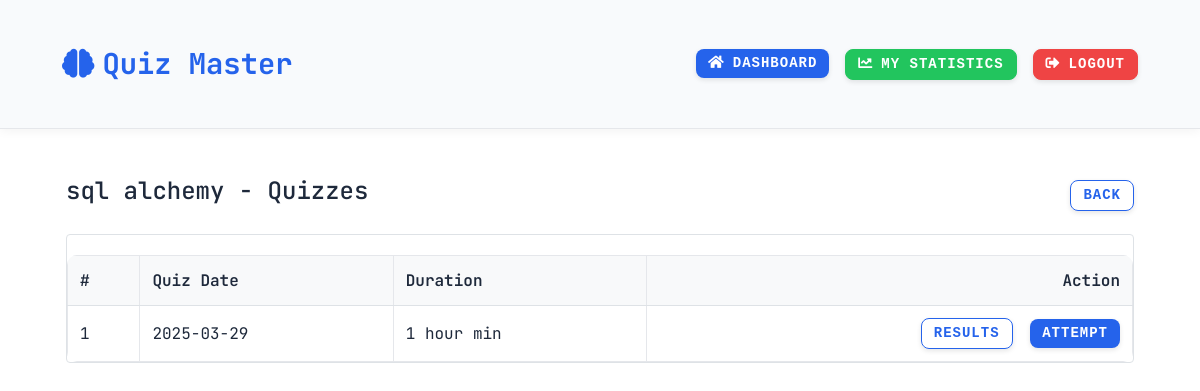
The page /view_quizzes/1 (signed in) on the database its author committed.
### models.py (models this page shows)
class Chapter(db.Model):
    id = db.Column(db.Integer, primary_key=True)
    subject_id = db.Column(db.Integer, db.ForeignKey('subject.id'))
    name = db.Column(db.String(200), nullable=False)

class Quiz(db.Model):
    id = db.Column(db.Integer, primary_key=True)
    chapter_id = db.Column(db.Integer, db.ForeignKey('chapter.id'))
    date_of_quiz = db.Column(db.String(20))
    time_duration = db.Column(db.String(10))
    chapter = db.relationship('Chapter', backref='quizzes')

### app.py (the view)
@app.route('/view_quizzes/<int:chapter_id>')
def view_quizzes(chapter_id):
    if 'user_id' not in session:
        return redirect('/login')
    chapter = Chapter.query.get(chapter_id)
    quizzes = Quiz.query.filter_by(chapter_id=chapter_id).all()
    return render_template('view_quizzes.html', chapter=chapter, quizzes=quizzes)

### templates/view_quizzes.html (shortened to what this page needs)
{% extends 'base.html' %}
{% block content %}
<div class="container-fluid px-3">
    <div class="header-section">
        <h4>{{ chapter.name }} - Quizzes</h4>
        <a href="/view_chapters/{{ chapter.subject_id }}" class="btn btn-outline-primary">Back</a>
    </div>
    <div class="quiz-table">
        <table class="table table-borderless">
            <thead>
                <tr>
                    <th>#</th>
                    <th>Quiz Date</th>
                    <th>Duration</th>
                    <th class="text-end">Action</th>
                </tr>
            </thead>
            <tbody>
                {% for quiz in quizzes %}
                <tr>
                    <td>{{ loop.index }}</td>
                    <td>{{ quiz.date_of_quiz }}</td>
                    <td>{{ quiz.time_duration }} min</td>
                    <td class="text-end">
                        <a href="/view_results/{{ quiz.id }}" class="btn btn-outline-primary">Results</a>
                        <a href="/attempt_quiz/{{ quiz.id }}" class="btn btn-primary">Attempt</a>
                    </td>
                </tr>
                {% endfor %}
            </tbody>
        </table>
    </div>
</div>
{% endblock %}

### static/style.css (style rules this page uses)
body { background: #0d1117; font-family: 'Courier New', monospace; color: #c9d1d9; margin: 0; padding: 0; }
.btn { border-radius: 30px; padding: 10px 20px; font-size: 1rem; transition: background-color 0.3s ease, transform 0.2s ease; font-family: 'Courier New', monospace; }
.btn-primary { background-color: #0d6efd; color: #ffffff; border: none; }
.table { border-collapse: collapse; width: 100%; margin: 20px 0; font-size: 1rem; text-align: left; background: #161b22; color: #c9d1d9; }
.table th, .table td { padding: 12px 15px; border: 1px solid #30363d; }
.table th { background-color: #0d6efd; color: #ffffff; }

### templates/base.html (style rules this page uses)
:root { --primary-color: #2563eb; --secondary-color: #f8fafc; --text-color: #1e293b; --accent-color: #e2e8f0; --danger-color: #ef4444; --success-color: #22c55e; --warning-color: #f59e0b; --info-color: #3b82f6; --border-color: #e5e7eb; --hover-bg: #f1f5f9; }
body { background-color: #ffffff; color: var(--text-color); font-family: 'JetBrains Mono', monospace; line-height: 1.6; }
.btn { border-radius: 8px; padding: 0.5rem 1.5rem; font-weight: 600; transition: all 0.3s ease; text-transform: uppercase; letter-spacing: 1px; box-shadow: 0 2px 5px rgba(0, 0, 0, 0.1); }
.btn-primary { background-color: var(--primary-color); border-color: var(--primary-color); color: white; }
.table { color: var(--text-color); background-color: white; border-radius: 10px; overflow: hidden; }
.table th { background-color: var(--accent-color); color: var(--text-color); border-color: var(--border-color); }
.table td { border-color: var(--border-color); }

### templates/view_quizzes.html (style rules this page uses)
.container-fluid { max-width: 1100px; margin: 20px auto; }
.header-section { display: flex; justify-content: space-between; align-items: center; margin-bottom: 20px; }
.quiz-table { background: white; border: 1px solid #dee2e6; border-radius: 4px; }
.table { margin-bottom: 0; background-color: white; }
.table tr { border-bottom: 1px solid #dee2e6; }
.table tr:last-child { border-bottom: none; }
.table th { background: #f8f9fa; font-weight: 600; padding: 12px; border-bottom: 1px solid #dee2e6; }
.table td { padding: 12px; vertical-align: middle; background-color: white; }
.btn { padding: 4px 12px; font-size: 14px; margin-left: 8px; }
.btn-primary { background-color: #2563eb; border-color: #2563eb; }
.btn-outline-primary { color: #2563eb; border-color: #2563eb; }

### rows shown on the page
Chapter: name "sql alchemy"
Quiz: date_of_quiz "2025-03-29", time_duration "1 hour"
